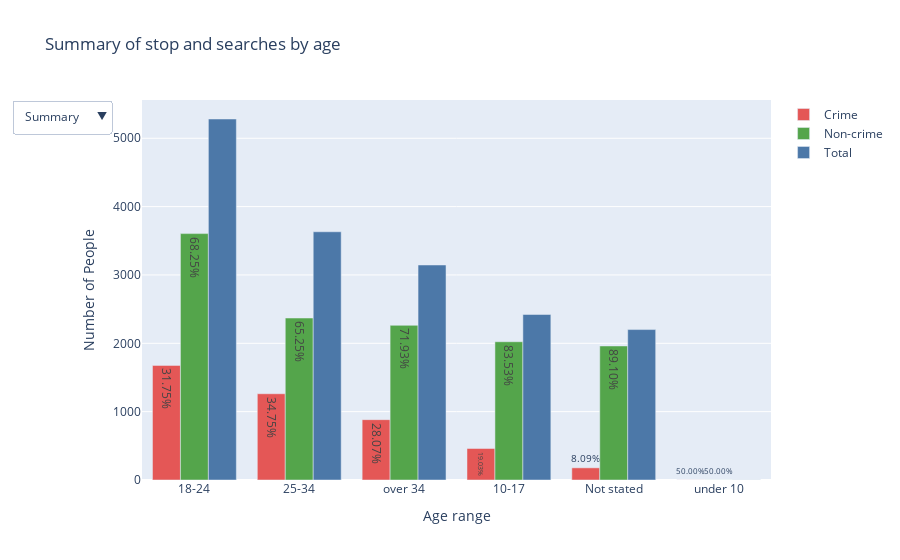

Notebook code for this chart:
### Code cell
trace1 = go.Bar(
    x=ages['age'],
    y=ages['crime'],
    text=ages['percentage_crime'].apply(lambda x: '{percent:.2%}'.format(percent=x)),
    name='Crime',
    marker_color="#E45756",
)

trace2 = go.Bar(
    x=ages['age'],
    y=ages['nocrime'],
    text=ages['percentage_nocrime'].apply(lambda x: '{percent:.2%}'.format(percent=x)),
    name='Non-crime',
    marker_color="#54A54B"
)

trace3 = go.Bar(
    x=ages['age'],
    y=ages['total'],
    name='Total',
    marker_color="#4C78A8"
)
layout = go.Layout(
    updatemenus=[
        dict(
            type="dropdown",
            active=0,
            xanchor="right",
            yanchor="top",
            direction="down",
            buttons=list([
                dict(label="Summary",
                     method="update",
                     args=[{"visible": [True, True, True]
                     },
                     {"title": "Summary of stop and searches by age",
                     }]),
                dict(label="Crime",
                     method="update",
                     args=[{"visible": [True, False, False]},
                           {"title": "Criminal officer judgment stop and searches by age"}]),
                dict(label="Non-crime",
                     method="update",
                     args=[{"visible": [False, True, False]},
                     {"title": "Non-criminal officer judgment top and searches with by age"}]),
                dict(label="Total",
                     method="update",
                     args=[{"visible": [False, False, True]
                     },
                     {"title": "Total stop and searches by age",
                     }])
            ]),
        )
    ])

fig = go.Figure(data=[trace1, trace2, trace3], layout=layout)

fig.update_layout(
    xaxis_title="Age range",
    yaxis_title="Number of People",
    title="Summary of stop and searches by age"
)
fig.show()

### Figure 1 — Plotly figure (JSON) as saved in the notebook; plotly's stock layout.template omitted (floating-point values rounded to 4 significant figures)
{"data": [{"marker": {"color": "#E45756"}, "name": "Crime", "text": ["31.75%", "34.75%", "28.07%", "19.03%", "8.09%", "50.00%"], "type": "bar", "x": ["18-24", "25-34", "over 34", "10-17", "Not stated", "under 10"], "y": [1677, 1262, 883, 461, 178, 1]}, {"marker": {"color": "#54A54B"}, "name": "Non-crime", "text": ["68.25%", "65.25%", "71.93%", "83.53%", "89.10%", "50.00%"], "type": "bar", "x": ["18-24", "25-34", "over 34", "10-17", "Not stated", "under 10"], "y": [3605, 2370, 2263, 2023, 1961, 1]}, {"marker": {"color": "#4C78A8"}, "name": "Total", "type": "bar", "x": ["18-24", "25-34", "over 34", "10-17", "Not stated", "under 10"], "y": [5282, 3632, 3146, 2422, 2201, 2]}], "layout": {"title": {"text": "Summary of stop and searches by age"}, "updatemenus": [{"active": 0, "buttons": [{"args": [{"visible": [true, true, true]}, {"title": "Summary of stop and searches by age"}], "label": "Summary", "method": "update"}, {"args": [{"visible": [true, false, false]}, {"title": "Criminal officer judgment stop and searches by age"}], "label": "Crime", "method": "update"}, {"args": [{"visible": [false, true, false]}, {"title": "Non-criminal officer judgment top and searches with by age"}], "label": "Non-crime", "method": "update"}, {"args": [{"visible": [false, false, true]}, {"title": "Total stop and searches by age"}], "label": "Total", "method": "update"}], "direction": "down", "type": "dropdown", "xanchor": "right", "yanchor": "top"}], "xaxis": {"title": {"text": "Age range"}}, "yaxis": {"title": {"text": "Number of People"}}}}
